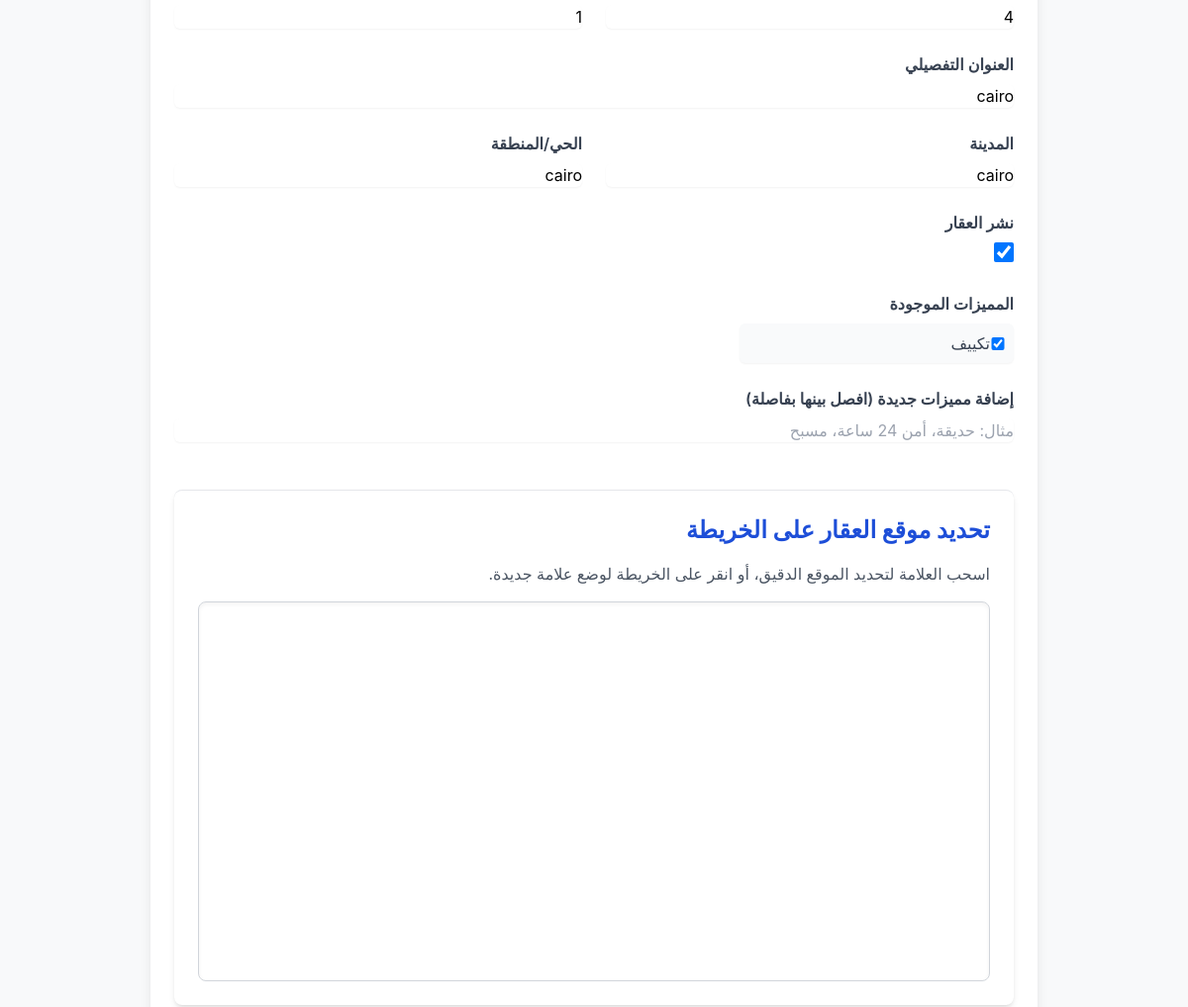
Before: /update/2/ (signed in, middle part) with the older database file.
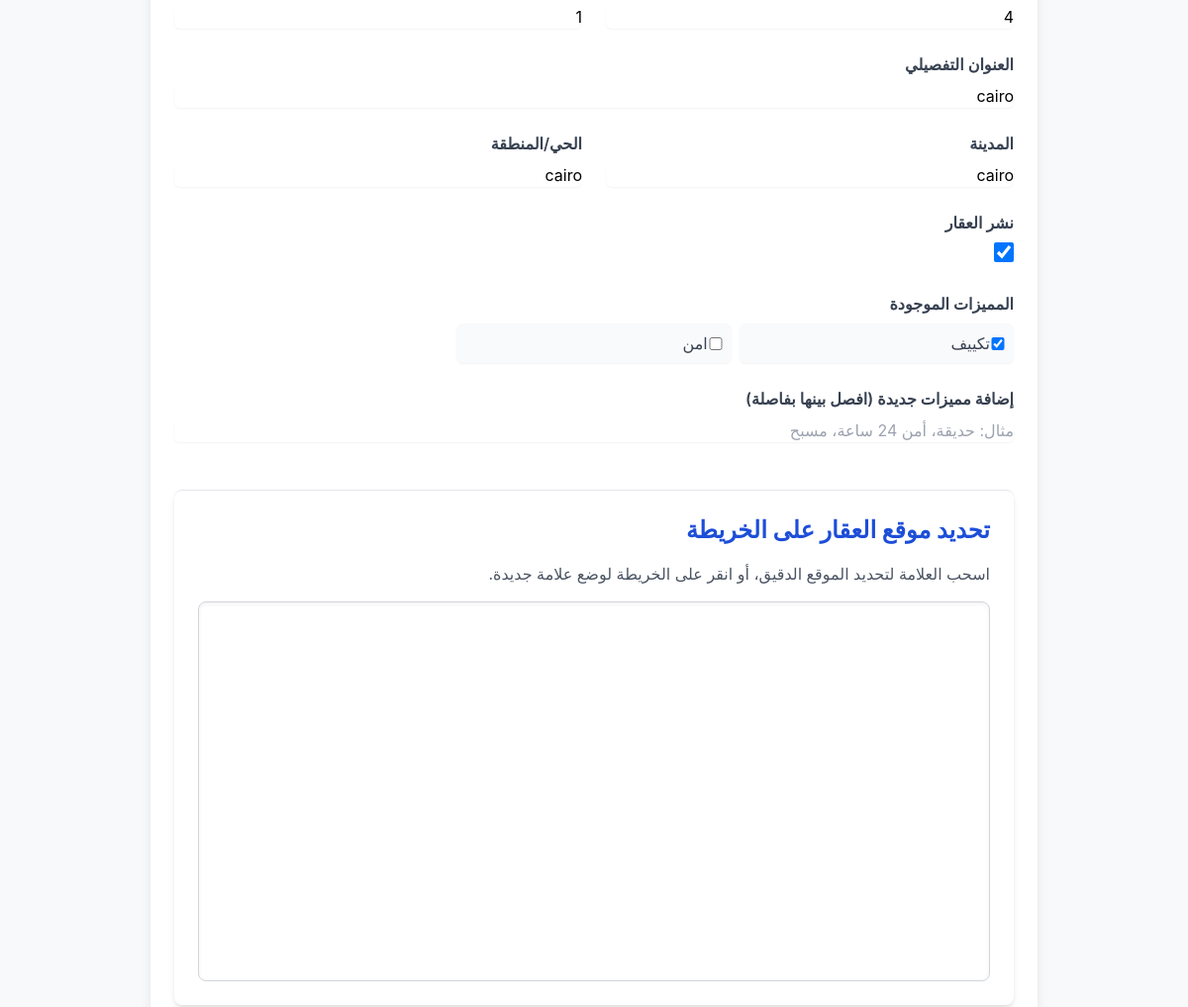
After: the same page with the newer database file.
### properties/models.py (models this page shows)
class Feature(models.Model):
    name = models.CharField(max_length=100, unique=True, verbose_name='اسم الميزة')
    def __str__(self):
        return self.name
    class Meta:
        verbose_name = 'ميزة'
        verbose_name_plural = 'مميزات'

### properties/views.py (the view, shortened to what this page needs)
# urls.py: path('update/<int:pk>/', PropertyUpdateView.as_view(), name='update_property'),
class PropertyUpdateView(LoginRequiredMixin, UserPassesTestMixin, UpdateView):
    model = Property
    form_class = PropertyForm
    template_name = 'properties/property_form.html'
    success_url = reverse_lazy('properties:my_properties')
    slug_field = 'slug'
    slug_url_kwarg = 'slug'
    def test_func(self):
        property_obj = self.get_object()
        return self.request.user == property_obj.owner
    def get_context_data(self, **kwargs):
        context = super().get_context_data(**kwargs)
        context['main_image'] = self.object.images.filter(is_main=True).first()
        context['extra_images'] = self.object.images.filter(is_main=False)
        return context

### properties/templates/properties/property_form.html (shortened to what this page needs)
{% extends 'base.html' %}
{% load static %}
{% block content %}
<div class="max-w-4xl mx-auto p-6 bg-white rounded-lg shadow-lg my-8">
    <form method="post" enctype="multipart/form-data" novalidate>
        <div class="grid grid-cols-1 md:grid-cols-2 gap-6">
            {% for field in form %}
                {% if field.name != 'main_image' and field.name != 'images' and field.name != 'new_features' and field.name != 'features' and field.name != 'latitude' and field.name != 'longitude' %}
                    <div class="form-group {% if field.name == 'description' or field.name == 'location_address' %}md:col-span-2{% endif %}">
                        <label for="{{ field.id_for_label }}" class="block text-gray-700 font-semibold mb-2">{{ field.label }}</label>
                        {{ field }}
                    </div>
                {% endif %}
            {% endfor %}
            <div class="md:col-span-2">
                <label class="block text-gray-700 font-semibold mb-2">{{ form.features.label }}</label>
                <div class="grid grid-cols-2 sm:grid-cols-3 gap-2">
                    {% for checkbox in form.features %}
                        <div class="flex items-center bg-gray-50 p-2 rounded-md shadow-sm">
                            {{ checkbox.tag }}
                            <label for="{{ checkbox.id_for_label }}" class="ml-2 text-gray-700 cursor-pointer">{{ checkbox.choice_label }}</label>
                        </div>
                    {% endfor %}
                </div>
            </div>
            <div class="md:col-span-2">
                <label for="{{ form.new_features.id_for_label }}" class="block text-gray-700 font-semibold mb-2">{{ form.new_features.label }}</label>
                {{ form.new_features }}
            </div>
            <div class="md:col-span-2 mt-6 p-6 bg-white rounded-lg shadow-md border-t">
                <h3 class="text-2xl font-bold text-blue-700 mb-4">تحديد موقع العقار على الخريطة</h3>
                <p class="text-gray-600 mb-4">اسحب العلامة لتحديد الموقع الدقيق، أو انقر على الخريطة لوضع علامة جديدة.</p>
                <div id="map-picker" class="w-full h-96 rounded-lg shadow-inner border border-gray-300"></div>
            </div>
        </div>
    </form>
</div>
{% endblock %}

Changed rows visible on the page:
added Feature: choice_label "امن"
